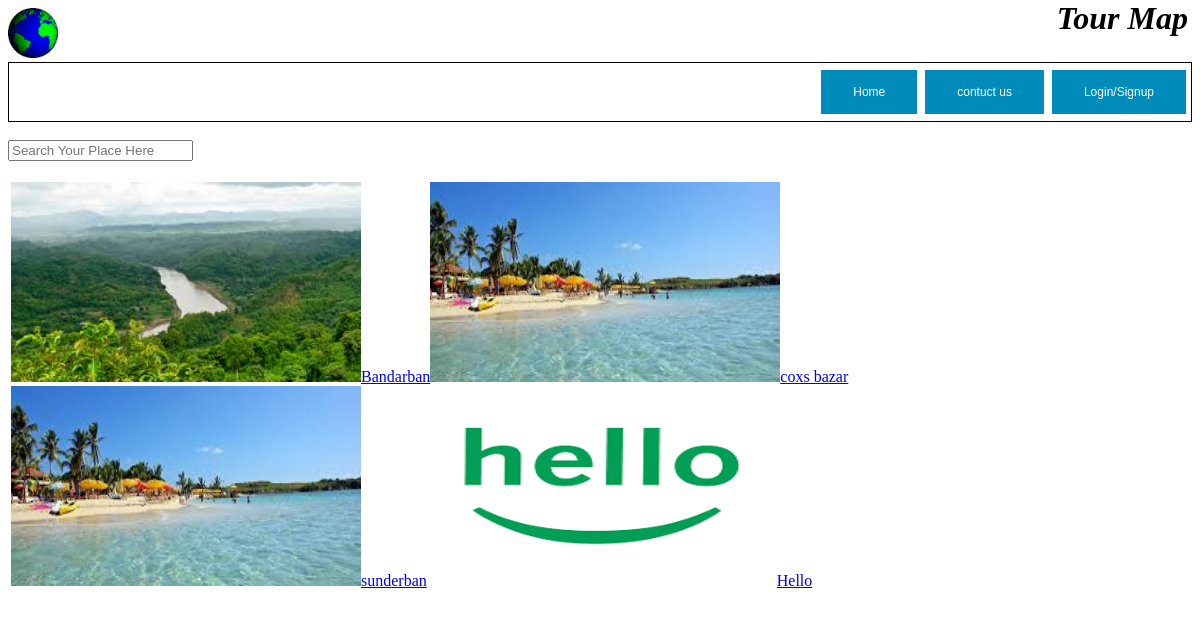
The page /homepage.php on the database its author committed.
### tables this page shows
CREATE TABLE `place_table` (
  `Place_Id` int(10) NOT NULL,
  `Place_Name` varchar(25) NOT NULL,
  `Type` varchar(25) NOT NULL,
  `Rating` float NOT NULL,
  `Details` varchar(100) NOT NULL,
  `Photo` varchar(30) NOT NULL
);

### database.php (called while the page is built, shortened)
<?php
function getJSONFromDB($sql){
	$conn = mysqli_connect("localhost", "root", "","project");
	$result = mysqli_query($conn, $sql)or die(mysqli_error($conn));
	$arr=array();
	while($row = mysqli_fetch_assoc($result)) {
		$arr[]=$row;
	}
	return json_encode($arr);
}
?>

### homepage.php (the view, shortened to what this page needs)
<!DOCTYPE html>
<html>
    <head>
    </head>
    <body>
	<table>
	<tr>
        <img src="world.gif" width="50 px" height="50px">
        <i style="position: absolute; top: 0; right: 1%";><font size="6"><b>Tour Map</b></font></i><br>
        <table style="border: 1px solid black ; width:100%";>
            <tr style="border: 1px solid black">
                <td style="text-align:right">
				<a href = "homepage.php"><input type= "button" class= "button" value= "Home"></a>
                  <a href="contact.php"><input type="button" class = "button" value="contuct us" onclick="contact()"></a>
                  <input type="button" class = "button" value="<?php  if(isset($_SESSION['login']) &&$_SESSION['login']>0)echo $_SESSION['name']; else echo "Login/Signup"; ?>" name="<?php if(isset($_SESSION['login'])) echo $_SESSION['login'];else echo 0;?>" onclick="login(this)">
                </td>
            </tr>
        </table>
        <br/>
        <input type="text" name="searchbox" id="searchboxid" width="10px" onkeyup="search(this)" placeholder="Search Your Place Here">
        <br><br>
		<?php
			require("database.php");
			$sql="select * from place_table";
			$place=getJSONFromDB($sql);
			$placedata=json_decode($place);
			$totalplace=sizeof($placedata);
		?>
        <table style="width:95%" name="allPlace" id="iAllPlace">
            <tr>
                <td>
                 <?php
					for($i=0;$i<$totalplace;$i++){
						$pid=$placedata[$i]->Place_Id;
						$pname=$placedata[$i]->Place_Name;
						$pp=$placedata[$i]->Photo;
						echo '<a href="place_details.php?pid='.$pid.'"><img src="'.$pp.'" height="200" width="350">'.$pname.'</a>';
					}
				?>
                </td>
            </tr>
        </table>
		</tr >
        </table>
    </body>
</html>

### homepage.php (style rules this page uses)
.button { background-color: #008CBA; border: none; color: white; padding: 15px 32px; text-align: center; text-decoration: none; display: inline-block; font-size: 12px; margin: 4px 2px; cursor: pointer; }

### rows shown on the page
place_table: Photo (picture), Place_Name "Bandarban"
place_table: Photo (picture), Place_Name "coxs bazar"
place_table: Photo (picture), Place_Name "sunderban"
place_table: Photo (picture), Place_Name "Hello"
